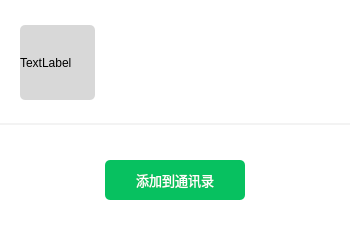
<?xml version="1.0" encoding="UTF-8"?>
<ui version="4.0">
 <class>SearchFriendSucceedDlg</class>
 <widget class="QWidget" name="SearchFriendSucceedDlg">
  <property name="geometry">
   <rect>
    <x>0</x>
    <y>0</y>
    <width>350</width>
    <height>235</height>
   </rect>
  </property>
  <property name="minimumSize">
   <size>
    <width>350</width>
    <height>235</height>
   </size>
  </property>
  <property name="windowTitle">
   <string>Form</string>
  </property>
  <property name="styleSheet">
   <string notr="true">#widget_2{
	background-color: rgb(255, 255, 255);
}
#lineEdit_name{
	border:none;
	background:transparent;
}
#label_head{
	border:none;
	border-radius:5px;
	background-color: rgb(216, 216, 216);
}
#but_add{
	border-radius:5px;
	background-color: rgb(7, 193, 96);
	color: rgb(255, 255, 255);
}
#widget{
	border-bottom:2px solid rgb(243, 243, 243)
}</string>
  </property>
  <layout class="QVBoxLayout" name="verticalLayout_3">
   <property name="spacing">
    <number>0</number>
   </property>
   <property name="leftMargin">
    <number>0</number>
   </property>
   <property name="topMargin">
    <number>0</number>
   </property>
   <property name="rightMargin">
    <number>0</number>
   </property>
   <property name="bottomMargin">
    <number>0</number>
   </property>
   <item>
    <widget class="QWidget" name="widget_2" native="true">
     <layout class="QVBoxLayout" name="verticalLayout">
      <property name="spacing">
       <number>0</number>
      </property>
      <property name="leftMargin">
       <number>0</number>
      </property>
      <property name="topMargin">
       <number>0</number>
      </property>
      <property name="rightMargin">
       <number>0</number>
      </property>
      <property name="bottomMargin">
       <number>0</number>
      </property>
      <item>
       <widget class="QWidget" name="widget" native="true">
        <property name="minimumSize">
         <size>
          <width>0</width>
          <height>125</height>
         </size>
        </property>
        <property name="maximumSize">
         <size>
          <width>16777215</width>
          <height>125</height>
         </size>
        </property>
        <layout class="QHBoxLayout" name="horizontalLayout">
         <property name="spacing">
          <number>10</number>
         </property>
         <property name="leftMargin">
          <number>20</number>
         </property>
         <property name="topMargin">
          <number>20</number>
         </property>
         <property name="rightMargin">
          <number>20</number>
         </property>
         <property name="bottomMargin">
          <number>20</number>
         </property>
         <item>
          <widget class="QLabel" name="label_head">
           <property name="minimumSize">
            <size>
             <width>75</width>
             <height>75</height>
            </size>
           </property>
           <property name="maximumSize">
            <size>
             <width>75</width>
             <height>75</height>
            </size>
           </property>
           <property name="text">
            <string>TextLabel</string>
           </property>
          </widget>
         </item>
         <item>
          <widget class="QTextEdit" name="lineEdit_name">
           <property name="maximumSize">
            <size>
             <width>16777215</width>
             <height>75</height>
            </size>
           </property>
          </widget>
         </item>
        </layout>
       </widget>
      </item>
      <item>
       <widget class="QWidget" name="widget_3" native="true">
        <layout class="QHBoxLayout" name="horizontalLayout_2">
         <property name="spacing">
          <number>0</number>
         </property>
         <property name="leftMargin">
          <number>0</number>
         </property>
         <property name="topMargin">
          <number>0</number>
         </property>
         <property name="rightMargin">
          <number>0</number>
         </property>
         <property name="bottomMargin">
          <number>0</number>
         </property>
         <item>
          <widget class="QPushButton" name="but_add">
           <property name="minimumSize">
            <size>
             <width>140</width>
             <height>40</height>
            </size>
           </property>
           <property name="maximumSize">
            <size>
             <width>140</width>
             <height>40</height>
            </size>
           </property>
           <property name="font">
            <font>
             <pointsize>10</pointsize>
            </font>
           </property>
           <property name="cursor">
            <cursorShape>PointingHandCursor</cursorShape>
           </property>
           <property name="text">
            <string>添加到通讯录</string>
           </property>
          </widget>
         </item>
        </layout>
       </widget>
      </item>
     </layout>
    </widget>
   </item>
  </layout>
 </widget>
 <resources/>
 <connections/>
</ui>
